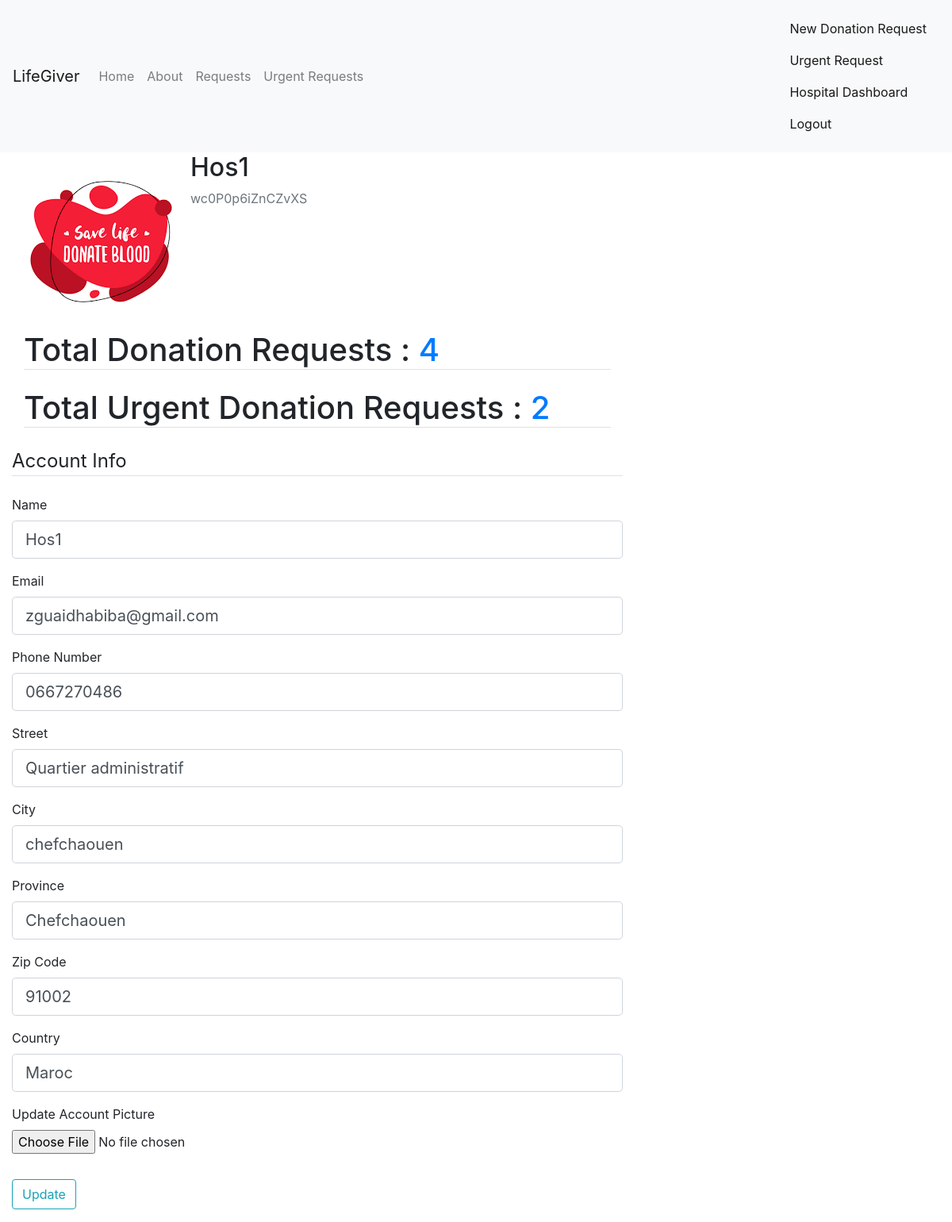
Page /hospital_dashboard (signed in) on the committed database.
### Lifegiver_test/lifegiver/models.py (models this page shows, shortened)
class Hospital(db.Model, UserMixin):
    id = db.Column(db.Integer, primary_key=True)
    name = db.Column(db.String(225), nullable=False)
    image_file = db.Column(db.String(20), nullable=False, default='default1.png')
    street = db.Column(db.String(500), nullable=True)
    city = db.Column(db.String(100), nullable=True)
    province = db.Column(db.String(100), nullable=True)
    zip_code = db.Column(db.String(45), nullable=True)
    country = db.Column(db.String(100), nullable=True)
    phone_number = db.Column(db.String(45), nullable=False)
    email = db.Column(db.String(125), unique=True, nullable=False)
    password = db.Column(db.String(60), nullable=False)
    barcode = db.Column(db.String(100), unique=True, nullable=False)
    hospital_donations = db.relationship('UserDonation', backref='hospital_donation', lazy=True)
    hospital_requests = db.relationship('DonationRequest', backref='hospital_request', lazy=True)
    urgent_requests = db.relationship('UrgentRequest', backref='hospital_urgent_request', lazy=True)

### Lifegiver_test/lifegiver/route.py (the view)
@app.route('/hospital_dashboard', methods=['GET', 'POST'], strict_slashes=False)
@login_required
def hospital_dashboard():
    form = HospitalUpdatingForm()
    if form.validate_on_submit():
        if form.picture.data:
            picture_File = save_picture(form.picture.data)
            current_user.image_file = picture_File
        current_user.name = form.name.data
        current_user.email=form.email.data
        current_user.phone_number=form.phone_number.data
        current_user.street=form.street.data
        current_user.city=form.city.data
        current_user.province=form.province.data
        current_user.zip_code=form.zip_code.data
        current_user.country=form.country.data
        db.session.commit()
        flash('Your account has been updated successfuly!', 'success')
        return redirect(url_for('hospital_dashboard'))
    elif request.method == 'GET':
        form.name.data = current_user.name
        form.email.data=current_user.email
        form.phone_number.data=current_user.phone_number
        form.street.data=current_user.street
        form.city.data=current_user.city
        form.province.data=current_user.province
        form.zip_code.data=current_user.zip_code
        form.country.data=current_user.country
        image_file = url_for('static', filename='pics/' + current_user.image_file)
    hospital_requests = DonationRequest.query.filter_by(hospital_id=current_user.id).all()
    hospital_urgent_requests = UrgentRequest.query.filter_by(hospital_id=current_user.id).all()
    requests_count = len(hospital_requests)
    urgent_requests_count = len(hospital_urgent_requests)
    return render_template('hospital_dashboard.html', title='Hospital dashboard', image_file=image_file, requests_count=requests_count, urgent_requests_count=urgent_requests_count, form=form)

### Lifegiver_test/lifegiver/forms.py (shortened to what this page needs)
class HospitalUpdatingForm(FlaskForm):
    name = StringField('Name',
                            validators=[DataRequired(), Length(min=2, max=225)])
    email = StringField('Email',
                            validators=[DataRequired(), Email()])
    phone_number = StringField('Phone Number', validators=[DataRequired(), Length(min=10, max=45)])
    street = StringField('Street', validators=[DataRequired(), Length(max=500)])
    city = StringField('City', validators=[DataRequired(), Length(max=100)])
    province = StringField('Province', validators=[DataRequired(), Length(max=100)])
    zip_code = StringField('Zip Code', validators=[DataRequired(), Length(max=45)])
    country = StringField('Country', validators=[DataRequired(), Length(max=100)])
    picture = FileField('Update Account Picture', validators=[FileAllowed(['jpg', 'png'])])
    submit = SubmitField('Update')

### Lifegiver_test/lifegiver/models.py (called while the page is built)
@login_manager.user_loader
def load_user(user_id):
    user_type = session.get('user_type')  # Assuming 'user_type' is stored in the session
    if user_type == 'donor':
        return Donor.query.get(int(user_id))
    elif user_type == 'hospital':
        return Hospital.query.get(int(user_id))
    return None

### Lifegiver_test/lifegiver/templates/hospital_dashboard.html (shortened to what this page needs)
{% extends "layout.html" %}
{% block content %}
    <div class="content-section">
      <div class="media">
        <img class="rounded-circle account-img" src="{{ image_file }}">
        <div class="media-body">
          <h2 class="account-heading">{{ current_user.name }}</h2>
          <p class="text-secondary">{{ current_user.barcode }}</p>
        </div>
      </div>
      <div class="container">
        <h1 class="border-bottom mb-4">Total Donation Requests : <a class="mr-2" href="{{ url_for('hospital_requests', name=current_user.name) }}">{{ requests_count }}</a></h1>
        <h1 class="border-bottom mb-4">Total Urgent Donation Requests : <a class="mr-2" href="{{ url_for('hospital_requests', name=current_user.name) }}">{{ urgent_requests_count }}</a></h1>
      </div>
    </div>
<div class="content-section">
    <form method="POST" action="", enctype="multipart/form-data">
        <fieldset class="form-group">
            <legend class="border-bottom mb-4">Account Info</legend>
            <div class="form-group">
                {{ form.name.label(class="form-control-label") }}
                {% if form.name.errors %}
                    {{ form.name(class="form-control form-control-lg is-invalid") }}
                    <div class="invalid-feedback">
                        {% for error in form.name.errors %}
                            <span>{{ error }}</span>
                        {% endfor %}
                    </div>
                {% else %}
                    {{ form.name(class="form-control form-control-lg") }}
                {% endif %}
            </div>
            <div class="form-group">
                {{ form.email.label(class="form-control-label") }}
                {% if form.email.errors %}
                    {{ form.email(class="form-control form-control-lg is-invalid") }}
                    <div class="invalid-feedback">
                        {% for error in form.email.errors %}
                            <span>{{ error }}</span>
                        {% endfor %}
                    </div>
                {% else %}
                    {{ form.email(class="form-control form-control-lg") }}
                {% endif %}
            </div>
            <div class="form-group">
                {{ form.phone_number.label(class="form-control-label") }}
                {% if form.phone_number.errors %}
                    {{ form.phone_number(class="form-control form-control-lg is-invalid") }}
                    <div class="invalid-feedback">
                        {% for error in form.phone_number.errors %}
                            <span>{{ error }}</span>
                        {% endfor %}
                    </div>
                {% else %}
                    {{ form.phone_number(class="form-control form-control-lg") }}
                {% endif %}
            </div>
            <div class="form-group">
                {{ form.street.label(class="form-control-label") }}
                {% if form.street.errors %}
                    {{ form.street(class="form-control form-control-lg is-invalid") }}
                    <div class="invalid-feedback">
                        {% for error in form.street.errors %}
                            <span>{{ error }}</span>
                        {% endfor %}
                    </div>
                {% else %}
                    {{ form.street(class="form-control form-control-lg") }}
                {% endif %}
            </div>
            <div class="form-group">
                {{ form.city.label(class="form-control-label") }}
                {% if form.city.errors %}
                    {{ form.city(class="form-control form-control-lg is-invalid") }}
                    <div class="invalid-feedback">
                        {% for error in form.city.errors %}
                            <span>{{ error }}</span>
                        {% endfor %}
                    </div>
                {% else %}
                    {{ form.city(class="form-control form-control-lg") }}
                {% endif %}
            </div>
            <div class="form-group">
                {{ form.province.label(class="form-control-label") }}
                {% if form.province.errors %}
                    {{ form.province(class="form-control form-control-lg is-invalid") }}
                    <div class="invalid-feedback">
                        {% for error in form.province.errors %}
                            <span>{{ error }}</span>
                        {% endfor %}
                    </div>
                {% else %}
                    {{ form.province(class="form-control form-control-lg") }}
                {% endif %}
            </div>
            <div class="form-group">
                {{ form.zip_code.label(class="form-control-label") }}
                {% if form.zip_code.errors %}
                    {{ form.zip_code(class="form-control form-control-lg is-invalid") }}
                    <div class="invalid-feedback">
                        {% for error in form.zip_code.errors %}
                            <span>{{ error }}</span>
                        {% endfor %}
                    </div>
                {% else %}
                    {{ form.zip_code(class="form-control form-control-lg") }}
                {% endif %}
            </div>
            <div class="form-group">
                {{ form.country.label(class="form-control-label") }}
                {% if form.country.errors %}
                    {{ form.country(class="form-control form-control-lg is-invalid") }}
                    <div class="invalid-feedback">
                        {% for error in form.country.errors %}
                            <span>{{ error }}</span>
                        {% endfor %}
                    </div>
                {% else %}
                    {{ form.country(class="form-control form-control-lg") }}
                {% endif %}
            </div>
            <div class="form-group">
                {{ form.picture.label() }}
                {{ form.picture(class='form-control-file') }}
            </div>
        </fieldset>
        <div class="form-group">
            {{ form.submit(class="btn btn-outline-info") }}
        </div>
    </form>
</div>
    </div>
{% endblock content %}

### Lifegiver_test/lifegiver/templates/layout.html (shortened to what this page needs)
<!DOCTYPE html>
<html lang="en">
<head>
    <link rel="stylesheet" href="https://maxcdn.bootstrapcdn.com/bootstrap/4.0.0/css/bootstrap.min.css">
    <link rel="stylesheet" type="text/css" href="{{ url_for('static', filename='main.css') }}">
</head>
<body>
    <nav class="navbar navbar-expand-lg navbar-light bg-light">
        <a class="navbar-brand" href="{{ url_for('home') }}">LifeGiver</a>
        <div class="collapse navbar-collapse" id="navbarNav">
            <ul class="navbar-nav mr-auto">
                <li class="nav-item">
                    <a class="nav-link" href="{{ url_for('home') }}">Home</a>
                </li>
                <li class="nav-item">
                    <a class="nav-link" href="{{ url_for('about') }}">About</a>
                </li>
                <li class="nav-item">
                    <a class="nav-link" href="{{ url_for('requests') }}">Requests</a>
                </li>
                <li class="nav-item">
                    <a class="nav-link" href="{{ url_for('urgent_requests') }}">Urgent Requests</a>
                </li>
            </ul>
            <span class="navbar-text">
            {% if current_user.is_authenticated %}
                {% if session.get('user_type') == 'donor' %}
                    <a class="nav-item nav-link" href="{{ url_for('donor_dashboard') }}">Donor Dashboard</a>
                {% elif session.get('user_type') == 'hospital' %}
                    <a class="nav-item nav-link" href="{{ url_for('new_request') }}">New Donation Request</a>
                    <a class="nav-item nav-link" href="{{ url_for('new_urgent_request') }}">Urgent Request</a>
                    <a class="nav-item nav-link" href="{{ url_for('hospital_dashboard') }}">Hospital Dashboard</a>
                {% endif %}
                <a class="nav-item nav-link" href="{{ url_for('logout') }}">Logout</a>
                {% endif %}
            </span>
        </div>
    </nav>
    <div class="col-md-8">
        {% block content %}
        {% endblock content%}
</body>
</html>

### rows in the picture
Hospital: name "Hos1", barcode "wc0P0p6iZnCZvXS", email "zguaidhabiba@gmail.com", phone_number "0667270486", street "Quartier administratif", city "chefchaouen", province "Chefchaouen", zip_code "91002", country "Maroc"

### other values in the picture
{{ requests_count }} "4"
{{ urgent_requests_count }} "2"
